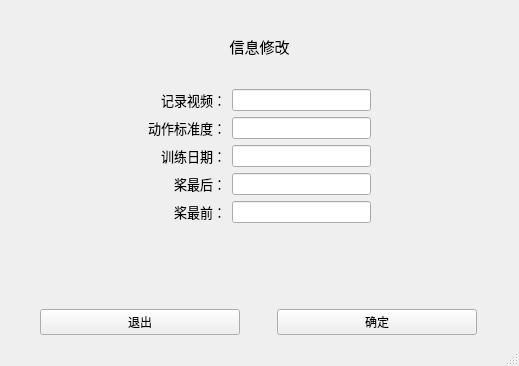
<?xml version="1.0" encoding="UTF-8"?>
<ui version="4.0">
 <class>xiuhang</class>
 <widget class="QMainWindow" name="xiuhang">
  <property name="geometry">
   <rect>
    <x>0</x>
    <y>0</y>
    <width>519</width>
    <height>366</height>
   </rect>
  </property>
  <property name="windowTitle">
   <string>MainWindow</string>
  </property>
  <widget class="QWidget" name="centralwidget">
   <layout class="QVBoxLayout" name="verticalLayout">
    <item>
     <widget class="QLabel" name="label">
      <property name="font">
       <font>
        <pointsize>11</pointsize>
       </font>
      </property>
      <property name="text">
       <string>信息修改</string>
      </property>
      <property name="alignment">
       <set>Qt::AlignCenter</set>
      </property>
     </widget>
    </item>
    <item>
     <layout class="QGridLayout" name="gridLayout">
      <item row="1" column="3">
       <widget class="QLineEdit" name="lineEdit_2"/>
      </item>
      <item row="4" column="3">
       <widget class="QLineEdit" name="lineEdit_5"/>
      </item>
      <item row="4" column="1">
       <widget class="QLabel" name="label_6">
        <property name="font">
         <font>
          <pointsize>10</pointsize>
         </font>
        </property>
        <property name="text">
         <string>桨最前：</string>
        </property>
        <property name="alignment">
         <set>Qt::AlignRight|Qt::AlignTrailing|Qt::AlignVCenter</set>
        </property>
       </widget>
      </item>
      <item row="3" column="1">
       <widget class="QLabel" name="label_5">
        <property name="font">
         <font>
          <pointsize>10</pointsize>
         </font>
        </property>
        <property name="text">
         <string>桨最后：</string>
        </property>
        <property name="alignment">
         <set>Qt::AlignRight|Qt::AlignTrailing|Qt::AlignVCenter</set>
        </property>
       </widget>
      </item>
      <item row="3" column="3">
       <widget class="QLineEdit" name="lineEdit_4"/>
      </item>
      <item row="0" column="1">
       <widget class="QLabel" name="label_2">
        <property name="font">
         <font>
          <pointsize>10</pointsize>
         </font>
        </property>
        <property name="text">
         <string> 记录视频：</string>
        </property>
        <property name="alignment">
         <set>Qt::AlignRight|Qt::AlignTrailing|Qt::AlignVCenter</set>
        </property>
       </widget>
      </item>
      <item row="2" column="3">
       <widget class="QLineEdit" name="lineEdit_3"/>
      </item>
      <item row="1" column="1">
       <widget class="QLabel" name="label_3">
        <property name="font">
         <font>
          <pointsize>10</pointsize>
         </font>
        </property>
        <property name="text">
         <string>动作标准度：</string>
        </property>
        <property name="alignment">
         <set>Qt::AlignRight|Qt::AlignTrailing|Qt::AlignVCenter</set>
        </property>
       </widget>
      </item>
      <item row="2" column="1">
       <widget class="QLabel" name="label_4">
        <property name="font">
         <font>
          <pointsize>10</pointsize>
         </font>
        </property>
        <property name="text">
         <string>训练日期：</string>
        </property>
        <property name="alignment">
         <set>Qt::AlignRight|Qt::AlignTrailing|Qt::AlignVCenter</set>
        </property>
       </widget>
      </item>
      <item row="0" column="0">
       <spacer name="horizontalSpacer">
        <property name="orientation">
         <enum>Qt::Horizontal</enum>
        </property>
        <property name="sizeHint" stdset="0">
         <size>
          <width>40</width>
          <height>20</height>
         </size>
        </property>
       </spacer>
      </item>
      <item row="0" column="3">
       <widget class="QLineEdit" name="lineEdit"/>
      </item>
      <item row="0" column="4">
       <spacer name="horizontalSpacer_2">
        <property name="orientation">
         <enum>Qt::Horizontal</enum>
        </property>
        <property name="sizeHint" stdset="0">
         <size>
          <width>40</width>
          <height>20</height>
         </size>
        </property>
       </spacer>
      </item>
     </layout>
    </item>
    <item>
     <widget class="QLabel" name="label_7">
      <property name="font">
       <font>
        <pointsize>10</pointsize>
       </font>
      </property>
      <property name="text">
       <string/>
      </property>
      <property name="alignment">
       <set>Qt::AlignCenter</set>
      </property>
     </widget>
    </item>
    <item>
     <layout class="QHBoxLayout" name="horizontalLayout">
      <item>
       <widget class="QPushButton" name="pushButton_2">
        <property name="maximumSize">
         <size>
          <width>200</width>
          <height>16777215</height>
         </size>
        </property>
        <property name="text">
         <string>退出</string>
        </property>
       </widget>
      </item>
      <item>
       <widget class="QPushButton" name="pushButton">
        <property name="maximumSize">
         <size>
          <width>200</width>
          <height>16777215</height>
         </size>
        </property>
        <property name="text">
         <string>确定</string>
        </property>
       </widget>
      </item>
     </layout>
    </item>
   </layout>
  </widget>
  <widget class="QMenuBar" name="menubar">
   <property name="geometry">
    <rect>
     <x>0</x>
     <y>0</y>
     <width>519</width>
     <height>21</height>
    </rect>
   </property>
  </widget>
  <widget class="QStatusBar" name="statusbar"/>
 </widget>
 <resources/>
 <connections/>
</ui>
